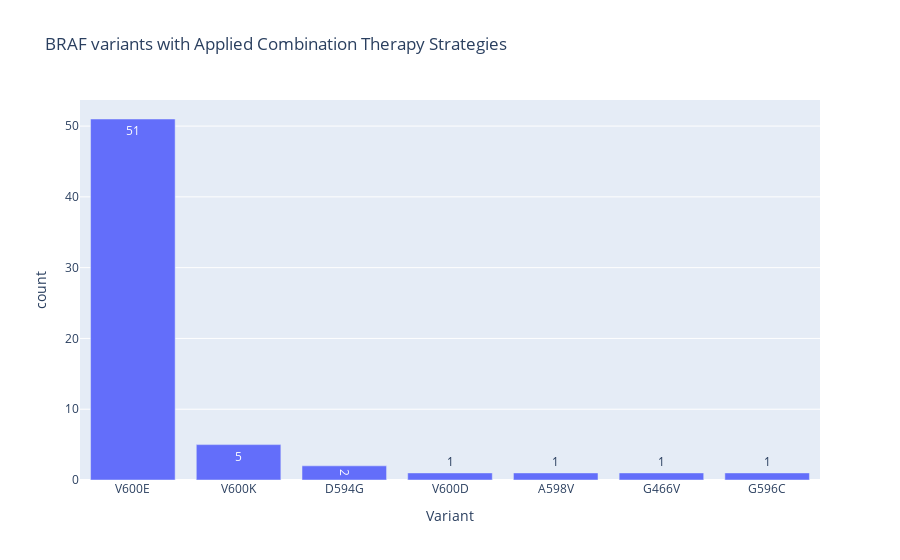

This figure's notebook cell:
### Code cell
fig = px.bar(braf_variant_counts, x='variant', y='count', 
             title='BRAF variants with Applied Combination Therapy Strategies',
             labels={'variant': 'Variant', 'count': 'count'},
             barmode='stack',
             text_auto=True)

# Show the figure
fig.show()

### Figure 1 — Plotly figure (JSON) as saved in the notebook; plotly's stock layout.template omitted (floating-point values rounded to 4 significant figures)
{"data": [{"alignmentgroup": "True", "hovertemplate": "Variant=%{x}<br>count=%{y}<extra></extra>", "legendgroup": "", "marker": {"color": "#636efa", "pattern": {"shape": ""}}, "name": "", "offsetgroup": "", "orientation": "v", "showlegend": false, "textposition": "auto", "texttemplate": "%{y}", "type": "bar", "x": ["V600E", "V600K", "D594G", "V600D", "A598V", "G466V", "G596C"], "xaxis": "x", "y": [51, 5, 2, 1, 1, 1, 1], "yaxis": "y"}], "layout": {"barmode": "stack", "legend": {"tracegroupgap": 0}, "title": {"text": "BRAF variants with Applied Combination Therapy Strategies"}, "xaxis": {"anchor": "y", "domain": [0, 1], "title": {"text": "Variant"}}, "yaxis": {"anchor": "x", "domain": [0, 1], "title": {"text": "count"}}}}
